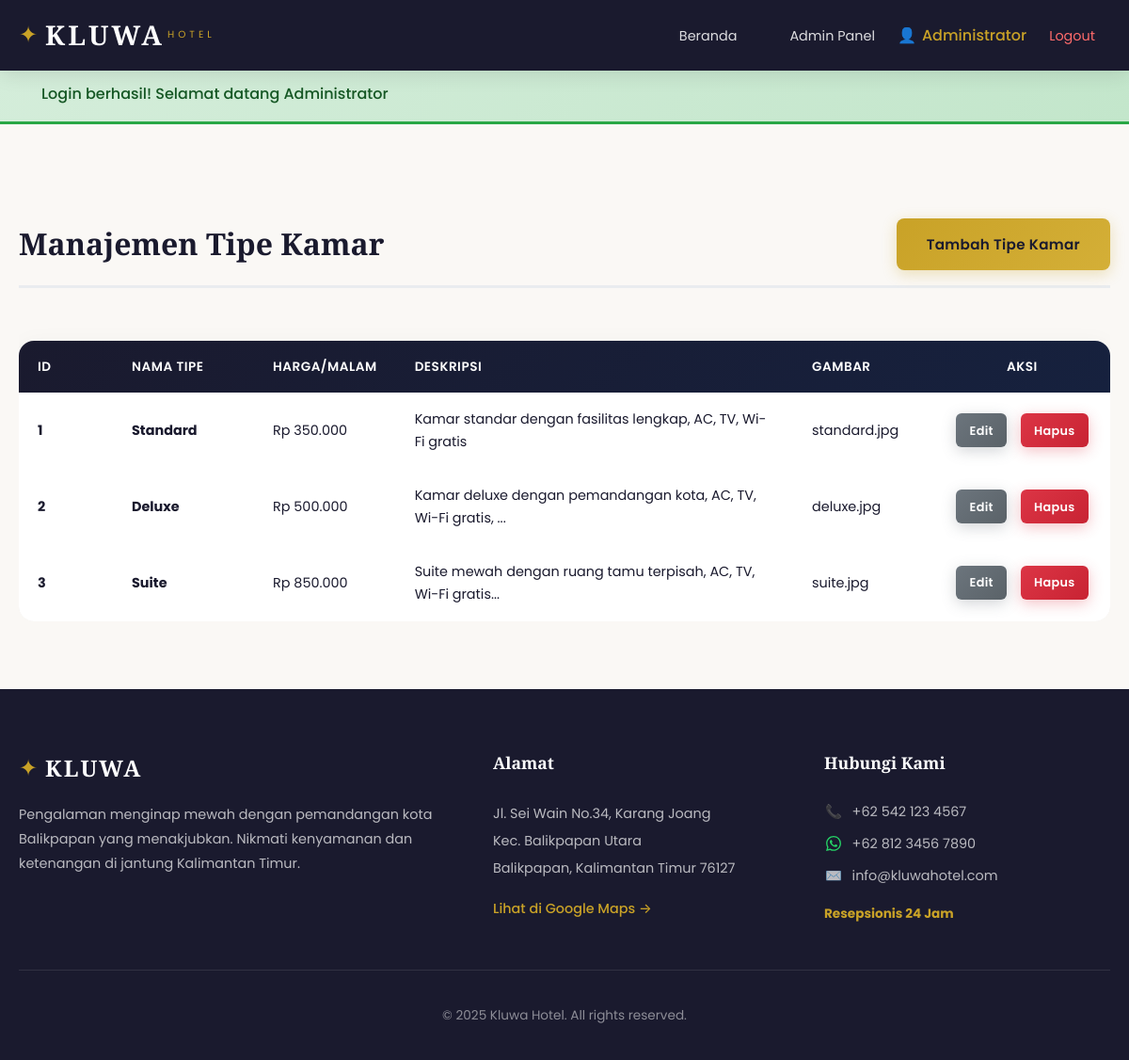
/index.php?route=admin/roomTypes (signed in), run on an earlier commit of the app's database.
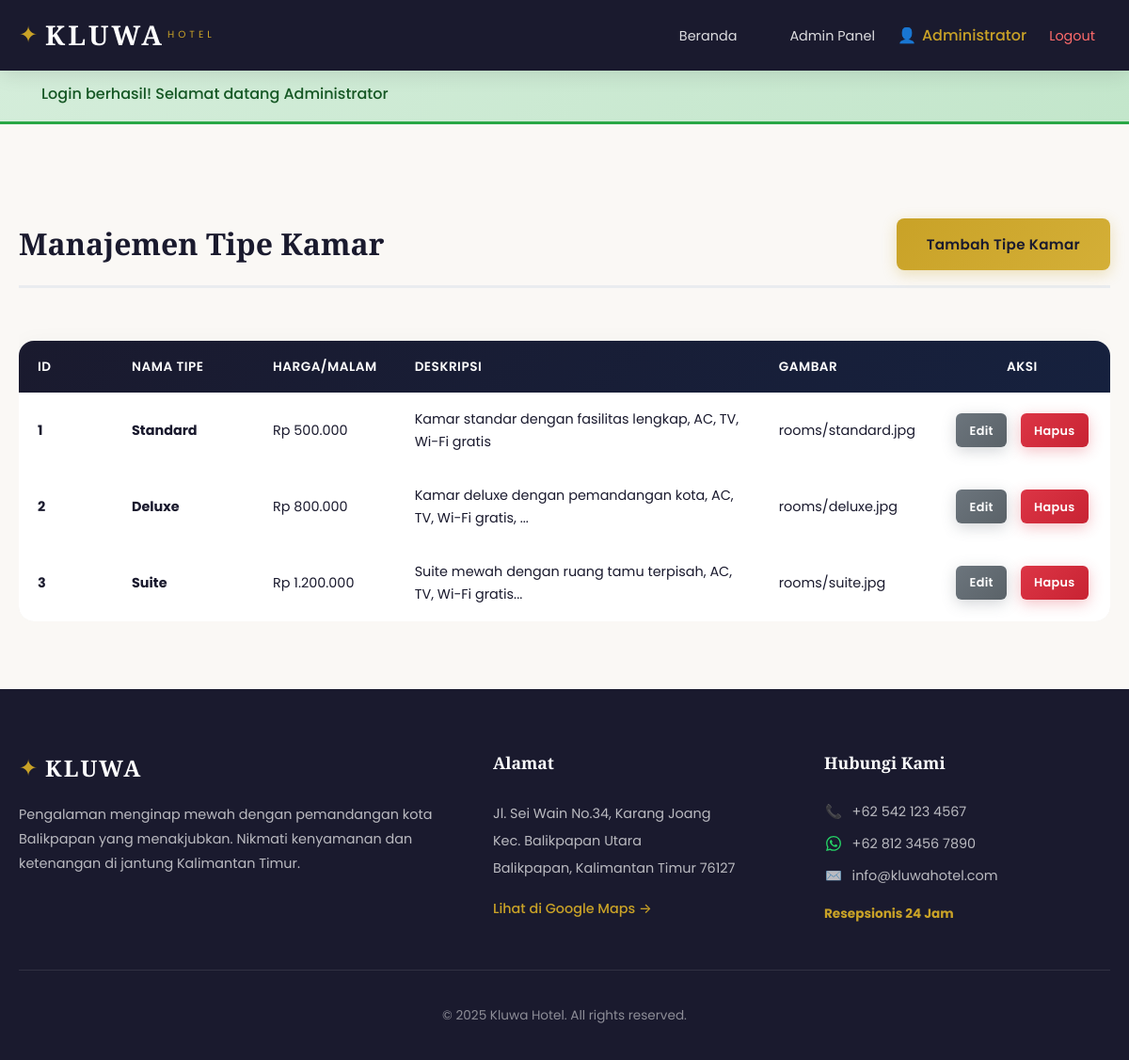
And on a later commit of the database.
### tables this page shows
CREATE TABLE IF NOT EXISTS room_types (
    id INT PRIMARY KEY AUTO_INCREMENT,
    name VARCHAR(100) NOT NULL,
    price DECIMAL(12,2) NOT NULL,
    description TEXT,
    image VARCHAR(255),
    created_at TIMESTAMP DEFAULT CURRENT_TIMESTAMP
);

### controllers/BaseController.php (called while the page is built, shortened)
<?php
class BaseController {
    public function __construct() {
        $database = new Database();
        $this->db = $database->getConnection();
    }
    protected function view($viewPath, $data = []) {
        extract($data);
        include 'views/layouts/header.php';
        include "views/{$viewPath}.php";
        include 'views/layouts/footer.php';
    }
}
?>

### controllers/AdminController.php (called while the page is built, shortened)
<?php
class AdminController extends BaseController {
    private $roomTypeModel;
    public function __construct() {
        $this->roomTypeModel = new Room_type_model($this->db);
    }
    public function roomTypes() {
        $roomTypes = $this->roomTypeModel->getAll();
        $this->view('admin/room_types', ['roomTypes' => $roomTypes]);
    }
}
?>

### config/koneksi.php (called while the page is built)
<?php
class Database {
    private $host = "localhost";
    private $db_name = "kluwa_hotel";
    private $username = "root";
    private $password = "";
    public function getConnection() {
        try {
            $conn = new PDO(
                "mysql:host={$this->host};dbname={$this->db_name}",
                $this->username,
                $this->password,
                [PDO::ATTR_ERRMODE => PDO::ERRMODE_EXCEPTION]
            );
            $conn->exec("SET NAMES utf8");
            return $conn;
        } catch(PDOException $e) {
            die("Connection Error: " . $e->getMessage());
        }
    }
}
?>

### models/Room_type_model.php (called while the page is built, shortened)
<?php
class Room_type_model {
    protected $qb;
    public function __construct($db) {
        $this->qb = new QueryBuilder($db);
    }
    public function getAll() {
        $this->qb->table('room_types');
        return $this->qb->get();
    }
}
?>

### models/QueryBuilder.php (called while the page is built, shortened)
<?php
class QueryBuilder {
    protected $db;
    protected $table;
    protected $selects = ['*'];
    protected $bindings = [];
    public function __construct(PDO $db) {
        $this->db = $db;
    }
    protected function newQuery(): self {
        $this->selects = ['*'];
        $this->limit = null;
        $this->offset = null;
        $this->bindings = [];
        return $this;
    }
    public function table(string $table): self {
        $this->table = $table;
        return $this;
    }
    protected function buildSelectQuery(): string {
        $sql = "SELECT " . implode(', ', $this->selects) . " FROM " . $this->table;
        return $sql;
    }
    public function get(): array {
        $stmt = $this->db->prepare($this->buildSelectQuery());
        $stmt->execute($this->bindings);
        return $stmt->fetchAll(PDO::FETCH_ASSOC);
    }
}
?>

### helpers.php (called while the page is built, shortened)
<?php
function e($value) {
    return htmlspecialchars($value, ENT_QUOTES, 'UTF-8');
}
function formatRupiah($number) {
    return "Rp " . number_format($number, 0, ',', '.');
}
function url($route = '', $params = []) {
    $base = dirname($_SERVER['SCRIPT_NAME']);
    if ($base === '/' || $base === '\\') $base = '';
    $url = $base . '/index.php' . ($route ? '?route=' . $route : '');
    foreach ($params as $key => $value) {
        $url .= '&' . $key . '=' . urlencode($value);
    }
    return $url;
}
?>

### views/admin/room_types.php (the view, shortened to what the changed rows need)
<div class="container">
    <div class="page-header">
        <h2>Manajemen Tipe Kamar</h2>
    </div>
    <?php if (!empty($roomTypes)): ?>
        <div class="table-responsive">
            <table class="data-table">
                <thead>
                    <tr>
                        <th style="width: 60px;">ID</th>
                        <th style="width: 150px;">Nama Tipe</th>
                        <th style="width: 140px;">Harga/Malam</th>
                        <th>Deskripsi</th>
                        <th style="width: 150px;">Gambar</th>
                        <th style="width: 160px; text-align: center;">Aksi</th>
                    </tr>
                </thead>
                <tbody>
                    <?php foreach ($roomTypes as $type): ?>
                        <tr>
                            <td><strong><?php echo $type['id']; ?></strong></td>
                            <td><strong><?php echo e($type['name']); ?></strong></td>
                            <td><?php echo formatRupiah($type['price']); ?></td>
                            <td class="text-muted"><?php echo e(substr($type['description'], 0, 60)); ?><?php echo strlen($type['description']) > 60 ? '...' : ''; ?></td>
                            <td class="text-muted"><?php echo $type['image'] ? e($type['image']) : '-'; ?></td>
                            <td>
                                <div class="table-actions">
                                    <a href="<?php echo url('admin/roomTypeForm', ['id' => $type['id']]); ?>"
                                       class="btn btn-small btn-secondary">Edit</a>
                                    <a href="<?php echo url('admin/deleteRoomType', ['id' => $type['id']]); ?>"
                                       class="btn btn-small btn-danger"
                                       onclick="return confirm('Yakin ingin menghapus tipe kamar ini?')">Hapus</a>
                                </div>
                            </td>
                        </tr>
                    <?php endforeach; ?>
                </tbody>
            </table>
        </div>
    <?php else: ?>
        <p class="no-data">Belum ada tipe kamar.</p>
    <?php endif; ?>
</div>

What changed in the data, as far as the page shows it:
changed room_types "Standard": price "Rp 350.000" → "Rp 500.000"; image "standard.jpg" → "rooms/standard.jpg"
changed room_types "Deluxe": price "Rp 500.000" → "Rp 800.000"; image "deluxe.jpg" → "rooms/deluxe.jpg"
changed room_types "Suite": price "Rp 850.000" → "Rp 1.200.000"; image "suite.jpg" → "rooms/suite.jpg"
